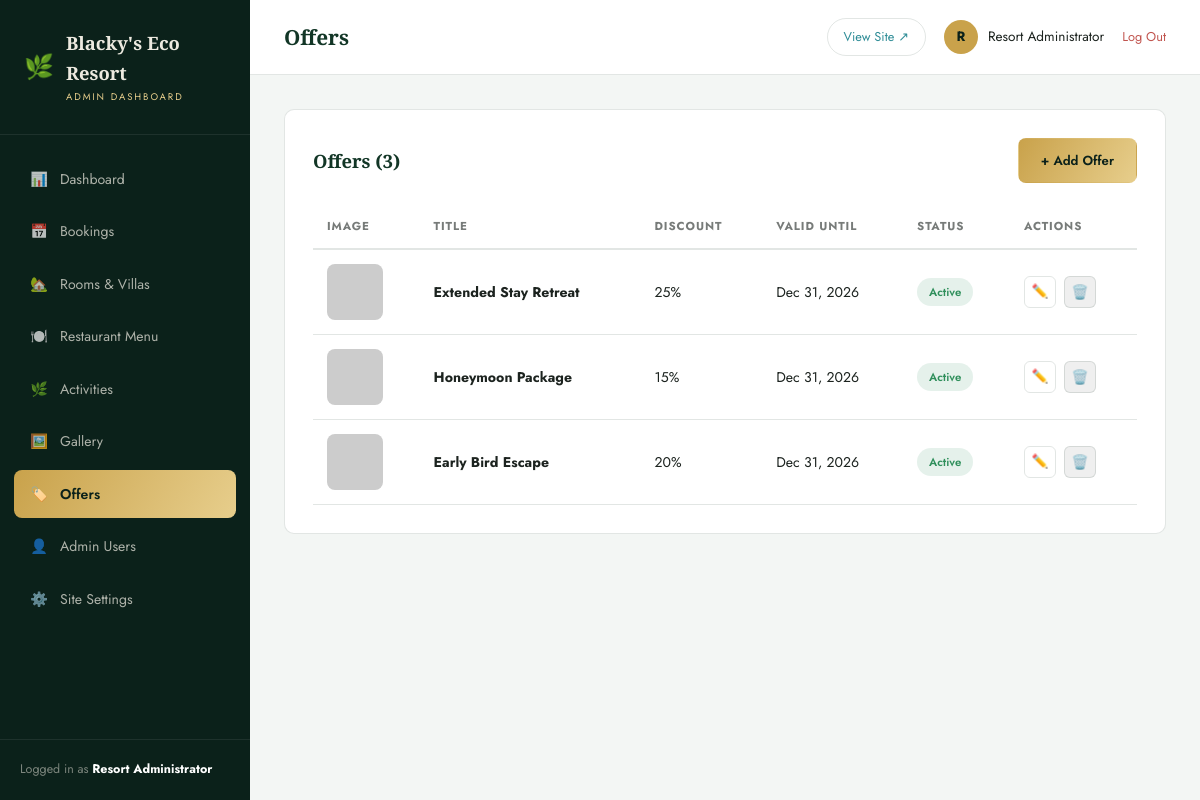
Page /admin/offers.php (signed in) on the committed database.
### tables this page shows
CREATE TABLE settings (
  id INT PRIMARY KEY DEFAULT 1,
  site_name VARCHAR(150) NOT NULL DEFAULT "Blacky's Eco Resort",
  tagline VARCHAR(255) NOT NULL DEFAULT 'Barefoot Luxury. Untouched Nature.',
  phone VARCHAR(40) DEFAULT '+1 555 200 3000',
  whatsapp_number VARCHAR(40) DEFAULT '15552003000',
  email VARCHAR(150) DEFAULT 'stay@blackysecoresort.com',
  address VARCHAR(255) DEFAULT 'Isla Verde Coastal Reserve, Costa Esmeralda',
  logo VARCHAR(255) DEFAULT '',
  hero_video VARCHAR(255) DEFAULT '',
  facebook VARCHAR(255) DEFAULT '#',
  instagram VARCHAR(255) DEFAULT '#',
  twitter VARCHAR(255) DEFAULT '#',
  latitude DECIMAL(10,7) DEFAULT 9.9280900,
  longitude DECIMAL(10,7) DEFAULT -84.0907400,
  currency VARCHAR(5) NOT NULL DEFAULT '$',
  meta_description VARCHAR(300) DEFAULT "Blacky's Eco Resort — a barefoot-luxury rainforest and lagoon retreat with treehouse villas, overwater suites and farm-to-table dining.",
  meta_keywords VARCHAR(300) DEFAULT 'eco resort, luxury resort, treehouse villa, sustainable travel, rainforest resort',
  updated_at DATETIME NOT NULL DEFAULT CURRENT_TIMESTAMP ON UPDATE CURRENT_TIMESTAMP
);

CREATE TABLE offers (
  id INT AUTO_INCREMENT PRIMARY KEY,
  title VARCHAR(150) NOT NULL,
  description TEXT,
  discount_percent DECIMAL(5,2) NOT NULL DEFAULT 0,
  image VARCHAR(255),
  valid_from DATE NOT NULL,
  valid_to DATE NOT NULL,
  status ENUM('active','inactive') NOT NULL DEFAULT 'active',
  created_at DATETIME NOT NULL DEFAULT CURRENT_TIMESTAMP
);

### includes/functions.php (called while the page is built, shortened)
<?php
require_once __DIR__ . '/db.php';
function e(?string $value): string
{
    return htmlspecialchars((string)$value, ENT_QUOTES, 'UTF-8');
}
function get_settings(): array
{
    static $settings = null;
    if ($settings === null) {
        $pdo = get_pdo();
        $stmt = $pdo->query('SELECT * FROM settings WHERE id = 1 LIMIT 1');
        $settings = $stmt->fetch() ?: [];
    }
    return $settings;
}
function resolve_image(?string $value, string $subfolder): string
{
    if (str_starts_with($value, 'http://') || str_starts_with($value, 'https://')) {
        return $value;
    }
    return UPLOAD_URL . '/' . $subfolder . '/' . $value;
}

### includes/auth.php (called while the page is built, shortened)
<?php
require_once __DIR__ . '/functions.php';
function admin_logged_in(): bool
{
    return !empty($_SESSION['admin_id']);
}
function current_admin(): ?array
{
    static $admin = null;
    if ($admin === null) {
        $stmt = get_pdo()->prepare('SELECT id, name, username, email, role FROM admins WHERE id = :id');
        $stmt->execute(['id' => $_SESSION['admin_id']]);
        $admin = $stmt->fetch();
    }
    return $admin;
}

### includes/db.php (called while the page is built, shortened)
<?php
function get_pdo(): PDO
{
    static $pdo = null;
    if ($pdo === null) {
        $dsn = 'mysql:host=' . DB_HOST . ';dbname=' . DB_NAME . ';charset=' . DB_CHARSET;
        try {
            $pdo = new PDO($dsn, DB_USER, DB_PASS, [
                PDO::ATTR_ERRMODE            => PDO::ERRMODE_EXCEPTION,
                PDO::ATTR_DEFAULT_FETCH_MODE => PDO::FETCH_ASSOC,
                PDO::ATTR_EMULATE_PREPARES   => false,
            ]);
        } catch (PDOException $e) {
            if (APP_DEBUG) {
                die('Database connection failed: ' . htmlspecialchars($e->getMessage()));
            }
            die('We are unable to connect right now. Please try again shortly.');
        }
    }
    return $pdo;
}

### admin/offers.php (the view, shortened to what this page needs)
<?php
$page_title = 'Offers';
$active = 'offers';
require_once __DIR__ . '/includes/admin_header.php';
$pdo = get_pdo();
$offers = $pdo->query('SELECT * FROM offers ORDER BY id DESC')->fetchAll();
?>
<div class="panel">
  <div class="panel-head"><h2>Offers (<?= count($offers) ?>)</h2><a href="offers_form.php" class="btn btn-gold">+ Add Offer</a></div>
  <div class="table-wrap">
    <table class="admin-table">
      <thead><tr><th>Image</th><th>Title</th><th>Discount</th><th>Valid Until</th><th>Status</th><th>Actions</th></tr></thead>
      <tbody>
        <?php foreach ($offers as $offer): ?>
        <tr>
          <td><img class="table-thumb" src="<?= e(resolve_image($offer['image'], 'offers')) ?>" alt=""></td>
          <td><b><?= e($offer['title']) ?></b></td>
          <td><?= (int)$offer['discount_percent'] ?>%</td>
          <td><?= e(date('M j, Y', strtotime($offer['valid_to']))) ?></td>
          <td><span class="badge badge-<?= e($offer['status']) ?>"><?= e($offer['status']) ?></span></td>
          <td><div class="row-actions">
            <a href="offers_form.php?id=<?= (int)$offer['id'] ?>" class="icon-btn" title="Edit">✏️</a>
            <form method="post" class="confirm-delete" style="display:inline;"><button type="submit" class="icon-btn danger" title="Delete">🗑️</button></form>
          </div></td>
        </tr>
        <?php endforeach; ?>
      </tbody>
    </table>
  </div>
</div>
<?php require_once __DIR__ . '/includes/admin_footer.php'; ?>

### admin/includes/admin_header.php (shortened to what this page needs)
<?php
require_once __DIR__ . '/../../includes/functions.php';
require_once __DIR__ . '/../../includes/auth.php';
$admin = current_admin();
$settings = get_settings();
$active = $active ?? '';
$page_title = ($page_title ?? 'Dashboard') . ' | Admin';
$navItems = [
    ['dashboard', 'dashboard.php', '📊', 'Dashboard'],
    ['bookings', 'bookings.php', '📅', 'Bookings'],
    ['rooms', 'rooms.php', '🏡', 'Rooms & Villas'],
    ['menu', 'menu.php', '🍽️', 'Restaurant Menu'],
    ['activities', 'activities.php', '🌿', 'Activities'],
    ['gallery', 'gallery.php', '🖼️', 'Gallery'],
    ['offers', 'offers.php', '🏷️', 'Offers'],
    ['users', 'users.php', '👤', 'Admin Users'],
    ['settings', 'settings.php', '⚙️', 'Site Settings'],
];
?>
<!DOCTYPE html>
<html lang="en">
<head>
<link rel="stylesheet" href="assets/css/admin.css">
</head>
<body>
<div class="app-shell">
  <aside class="sidebar" id="sidebar">
    <div class="sidebar-brand">
      <span class="leaf">🌿</span>
      <div><b><?= e($settings['site_name'] ?? "Blacky's Eco Resort") ?></b><small>Admin Dashboard</small></div>
    </div>
    <nav class="sidebar-nav">
      <?php foreach ($navItems as [$key, $href, $icon, $label]): ?>
        <a href="<?= $href ?>" class="<?= $active === $key ? 'active' : '' ?>"><span class="nav-icon"><?= $icon ?></span> <?= e($label) ?></a>
      <?php endforeach; ?>
    </nav>
    <div class="sidebar-foot">Logged in as <b style="color:#fff;"><?= e($admin['name'] ?? '') ?></b></div>
  </aside>
  <div class="main">
    <header class="topbar">
      <div style="display:flex; align-items:center; gap:16px;">
        <h1><?= e(strtok($page_title, '|')) ?></h1>
      </div>
      <div class="topbar-right">
        <a href="../index.php" target="_blank" class="view-site-link">View Site ↗</a>
        <div class="admin-chip">
          <div class="avatar"><?= e(strtoupper(substr($admin['name'] ?? 'A', 0, 1))) ?></div>
          <span><?= e($admin['name'] ?? '') ?></span>
        </div>
        <a href="logout.php" class="logout-link">Log Out</a>
      </div>
    </header>
    <div class="content">

### rows in the picture
settings: site_name "Blacky's Eco Resort"
offers: title "Extended Stay Retreat", discount_percent "25", valid_to "Dec 31, 2026", status "Active"
offers: title "Honeymoon Package", discount_percent "15", valid_to "Dec 31, 2026", status "Active"
offers: title "Early Bird Escape", discount_percent "20", valid_to "Dec 31, 2026", status "Active"

### other values in the picture
$icon "📊"
$label "Dashboard"
$icon "📅"
$label "Bookings"
$icon "🏡"
$label "Rooms & Villas"
$icon "🍽️"
$label "Restaurant Menu"
$icon "🌿"
$label "Activities"
$icon "🖼️"
$label "Gallery"
$icon "🏷️"
$label "Offers"
$icon "👤"
